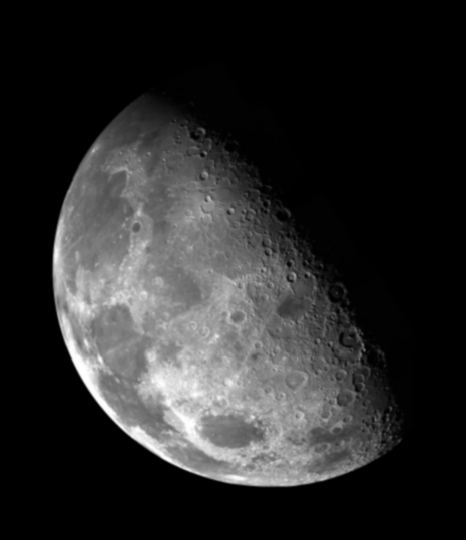
#> input picture 2022-ImagesSet/moon.tif, 466 x 540 px, found by its file name
$ python Sharpen.py
#> lines starting #> are read from the running program, lines starting #| are printed output that depends on the picture
### utils.py
import cv2
import numpy as np
import os
import matplotlib.pyplot as plt
import pandas as pd

PI = 3.1415926535

def cvtColor(img, type='HLS2BGR'):
    if type == 'HLS2BGR':
        a, b, _ = img.shape
        img_hls = img.astype(float)
        H, I, S = img_hls[:,:,0]*2*(2*PI)/360, img_hls[:,:,1]/255, img_hls[:,:,2]/255
        B, G, R = np.zeros((a,b), dtype=float), np.zeros((a,b), dtype=float), np.zeros((a,b), dtype=float)

        ### This is a FAST implementation using vectorization!
        cond_1 = np.where(H<2*PI/3)
        R[cond_1] = I[cond_1]*(1+S[cond_1]*np.cos(H[cond_1])/np.cos(2*PI/6-H[cond_1]))
        B[cond_1] = I[cond_1]*(1-S[cond_1])
        G[cond_1] = 3*I[cond_1]-(R[cond_1]+B[cond_1])
        cond_2 = np.where(np.logical_and(H>=2*PI/3, H<4*PI/3))
        G[cond_2] = I[cond_2]*(1+S[cond_2]*np.cos(H[cond_2]-2*PI/3)/np.cos(2*PI/6-H[cond_2]+2*PI/3))
        R[cond_2] = I[cond_2]*(1-S[cond_2])
        B[cond_2] = 3*I[cond_2]-(R[cond_2]+G[cond_2])
        cond_3 = np.where(np.logical_and(H>=4*PI/3, H<6*PI/3))
        B[cond_3] = I[cond_3]*(1+S[cond_3]*np.cos(H[cond_3]-4*PI/3)/np.cos(2*PI/6-H[cond_3]+4*PI/3))
        G[cond_3] = I[cond_3]*(1-S[cond_3])
        R[cond_3] = 3*I[cond_3]-(G[cond_3]+B[cond_3])

        # [16 lines of commented-out code are left out]

        B, G, R = np.clip(B,0,1), np.clip(G,0,1), np.clip(R,0,1)
        img_bgr = np.zeros((a,b,3), dtype=np.uint8)
        img_bgr[:,:,0], img_bgr[:,:,1], img_bgr[:,:,2] = B*255, G*255, R*255
        return img_bgr

    elif type == 'BGR2HLS':
        a, b, _ = img.shape
        img_bgr = img.astype(float)/255
        B, G, R = img_bgr[:,:,0], img_bgr[:,:,1], img_bgr[:,:,2]
        H, I, S = np.zeros((a,b), dtype=float), np.zeros((a,b), dtype=float), np.zeros((a,b), dtype=float)

        ### This is a FAST implementation using vectorization!
        # Calculate I
        RGB_sum = R+G+B
        I = 1/3*RGB_sum
        # Calculate S
        RGB_min = np.min(np.stack((R,G,B)), axis = 0)
        cond_S=np.where(RGB_sum!=0)
        S[cond_S] = 1-3/RGB_sum[cond_S]*RGB_min[cond_S]
        # Calculate H
        val = ((R-G)**2+(R-B)*(G-B))**0.5
        cond_H = np.where(val!=0)
        theta = np.arccos(np.clip(1/2*(R-G+R-B)[cond_H]/val[cond_H], a_min=-1, a_max=1))*360/(2*PI)
        cond_H2 = B[cond_H] > G[cond_H]
        theta[cond_H2] = 360 - theta[cond_H2]
        H[cond_H] = theta

        # [13 lines of commented-out code are left out]

        img_hls = np.zeros((a,b,3), dtype=np.uint8)
        img_hls[:,:,0], img_hls[:,:,1], img_hls[:,:,2] = H/2, I*255, S*255
        return img_hls

# utils for display
def add_border(img):
    # add white thin border
    if len(img.shape)==2:
        return cv2.copyMakeBorder(img,20,20,20,20,cv2.BORDER_CONSTANT,value=255)
    else:
        return cv2.copyMakeBorder(img,20,20,20,20,cv2.BORDER_CONSTANT,value=[255,255,255])

# [26 lines left out: functions resize_img, resize_img_width, not called in this run]

def add_title(img,text='add_text'):
    # add Enlgish title in the top of the image
    if len(img.shape)==2:
        color=255
    else:
        color=(255,255,255)
    img=cv2.copyMakeBorder(img, 50, 0, 0, 0, cv2.BORDER_CONSTANT, value=color)
    if len(img.shape)==2:
        return cv2.putText(img,text,(0,50),cv2.FONT_HERSHEY_SIMPLEX,fontScale=1.3,color= 0,thickness=3,lineType=cv2.LINE_AA)
    else:
        return cv2.putText(img, text, (0, 50), cv2.FONT_HERSHEY_SIMPLEX, fontScale=1.3,color= (0,0,0),thickness=3,lineType=cv2.LINE_AA)

### Sharpen.py
import cv2
import numpy as np
import os
import matplotlib.pyplot as plt
import pandas as pd
import matplotlib
matplotlib.use('Agg')
from utils import cvtColor, add_border, resize_img, add_title
import time

class Laplacian_sharpening:
    def __init__(self, kernel_type='base'):
        if kernel_type == 'base':
            self.kernel = np.array([[0,1,0],
                                    [1,-4,1],
                                    [0,1,0]])
        elif kernel_type == 'extension':
            self.kernel = np.array([[1,1,1],
                                    [1,-8,1],
                                    [1,1,1]])
        self.kernel_size = 3
        self.h = 1

    def pad_edge(self, img):
        a, b = img.shape
        re = np.zeros((a+2*self.h, b+2*self.h), dtype=np.uint8)
        re[:a, self.h:b+self.h] = img
        re[2*self.h:a+2*self.h, self.h:b+self.h] = img
        re[self.h:a+self.h, :b] = img
        re[self.h:a+self.h, 2*self.h:b+2*self.h] = img
        corner = ([0,0,-1,-1], [0,-1,0,-1])
        re[corner] = img[corner]
        re[self.h:a+self.h, self.h:b+self.h] = img
        return re

    def sharpen(self, img):
        a, b = img.shape
        re = np.zeros_like(img, dtype=np.uint8)
        laplacian = np.zeros_like(img, dtype=np.uint8)
        img_padded = self.pad_edge(img)

        ### This is the FASTEST implementation (in my work) using full vectorization!
        img_list = []
        for i in range(self.kernel_size):
            for j in range(self.kernel_size):
                img_list.append(img_padded[i:a+i, j:b+j]*self.kernel[i,j])
        img_sum = np.sum(np.stack(img_list, axis=0), axis=0)
        laplacian[:,:] = np.clip(img_sum,0,255)
        re[:,:] = np.clip(img-img_sum,0,255)

        # [17 lines of commented-out code are left out]

        return re, laplacian

    def sharpen_color(self, img, type='rgb'):
        assert len(img.shape) == 3
        if type == 'rgb':
            re = img.copy()
            laplacian = img.copy()
            re[:,:,0], laplacian[:,:,0] = self.sharpen(img[:,:,0])
            re[:,:,1], laplacian[:,:,1] = self.sharpen(img[:,:,1])
            re[:,:,2], laplacian[:,:,2] = self.sharpen(img[:,:,2])
        elif type == 'hls':
            img_hls = cvtColor(img, type='BGR2HLS')
            re = img_hls.copy()
            laplacian = img_hls[:,:,1].copy()
            re[:,:,1], laplacian[:,:] = self.sharpen(img_hls[:,:,1])
            re = cvtColor(re, type='HLS2BGR')
        return re, laplacian

def save_all_sharpen_gray(results, save_path, resize = False):
    texts=['Origin', 'Sharpen_base', 'Laplacian_base', 'Sharpen_ext', 'Laplacian_ext']
    imgs = [add_title(add_border(results[i]),text=texts[i]) for i in range(len(texts))]
    pad = np.full_like(imgs[0],255,dtype=np.uint8)
    imgs = [np.concatenate(imgs[:3],1), np.concatenate([pad]+imgs[3:],1)]
    img = np.concatenate(imgs, 0)
    if resize:
        img = resize_img(img)
    cv2.imwrite(save_path, img)

def save_all_sharpen_color(results, save_path, resize = False):
    texts=['Origin', 'Sharpen_base_rgb', 'Sharpen_ext_rgb', 'Sharpen_base_hls', 'Sharpen_ext_hls']
    imgs = [add_title(add_border(results[i]),text=texts[i]) for i in range(len(texts))]
    pad = np.full_like(imgs[0],255,dtype=np.uint8)
    imgs = [np.concatenate(imgs[:3],1), np.concatenate([pad]+imgs[3:],1)]
    img = np.concatenate(imgs, 0)
    if resize:
        img = resize_img(img)
    cv2.imwrite(save_path, img)

def run_sharpen(img_dir, save_dir, img_name, type='gray', resize = False):
    filter_base = Laplacian_sharpening('base')
    filter_ext = Laplacian_sharpening('extension')
    task = 'Sharpen'
    print("Running...")

    if type == 'gray':
        img=cv2.imread(img_dir+img_name, cv2.IMREAD_GRAYSCALE)
        re_base, lap_base = filter_base.sharpen(img)
        re_ext, lap_ext = filter_ext.sharpen(img)
        results = [img, re_base, lap_base, re_ext, lap_ext]
        save_path = save_dir+gen_result_name(img_name, task)
        save_all_sharpen_gray(results, save_path, resize=resize)
    elif type == 'color':
        img=cv2.imread(img_dir+img_name,cv2.IMREAD_COLOR)
        re_base_rgb, _ = filter_base.sharpen_color(img, type='rgb')
        re_ext_rgb, _ = filter_ext.sharpen_color(img, type='rgb')
        re_base_hls, _ = filter_base.sharpen_color(img, type='hls')
        re_ext_hls, _ = filter_ext.sharpen_color(img, type='hls')
        results = [img, re_base_rgb, re_ext_rgb, re_base_hls, re_ext_hls]
        save_path = save_dir+gen_result_name(img_name, task)
        save_all_sharpen_color(results, save_path, resize=resize)
    print("Done! Save to %s"%save_path)
    return save_path

def gen_result_name(img_name, task):
    l = img_name.split('.')
    return '%s_%s.%s' % (l[0], task, 'jpg')

if __name__ == '__main__':
    task = 'Sharpen'
    dir = 'dataset/%s/'%task
    save_dir = 'results/%s/'%task

    # [40 lines of commented-out code are left out]

    run_sharpen(dir, save_dir, 'moon.tif', type='gray')
#> in run_sharpen, img is the input picture: shape (540, 466); min 0, max 254, mean 42.7
#> after the loop in sharpen, `for i in range(self.kernel_size):`: img_list = 9 items
#> in add_border, `return cv2.copyMakeBorder(img,20,20,20,20,cv2.BORDER_CONSTANT,value=255)`:
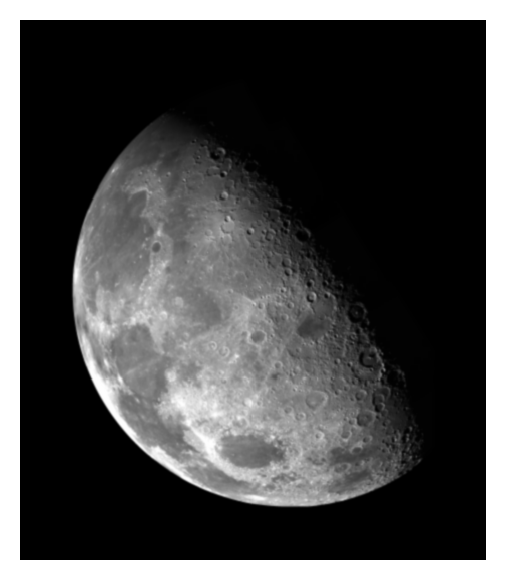
#> returned value: shape (580, 506); min 0, max 255, mean 72.9
#> in add_title, `color=255`: color = 255
#> in add_title (call 5), `return cv2.putText(img,text,(0,50),cv2.FONT_HERSHEY_SIMPLEX,fontScale=..`:
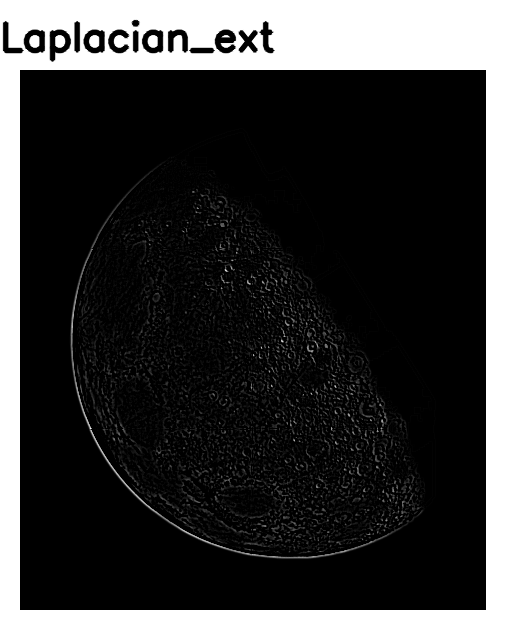
#> returned value: shape (630, 506); min 0, max 255, mean 54.3
#> in save_all_sharpen_gray, `imgs = [add_title(add_border(results[i]),text=texts[i]) for i in range..`: imgs = 5 items
    run_sharpen(dir, save_dir, 'histeqColor.jpg', type='color')
#> call 2 of run_sharpen, with img_dir = 'dataset/Sharpen/', save_dir = 'results/Sharpen/', img_name = 'histeqColor.jpg', type = 'color', resize = False
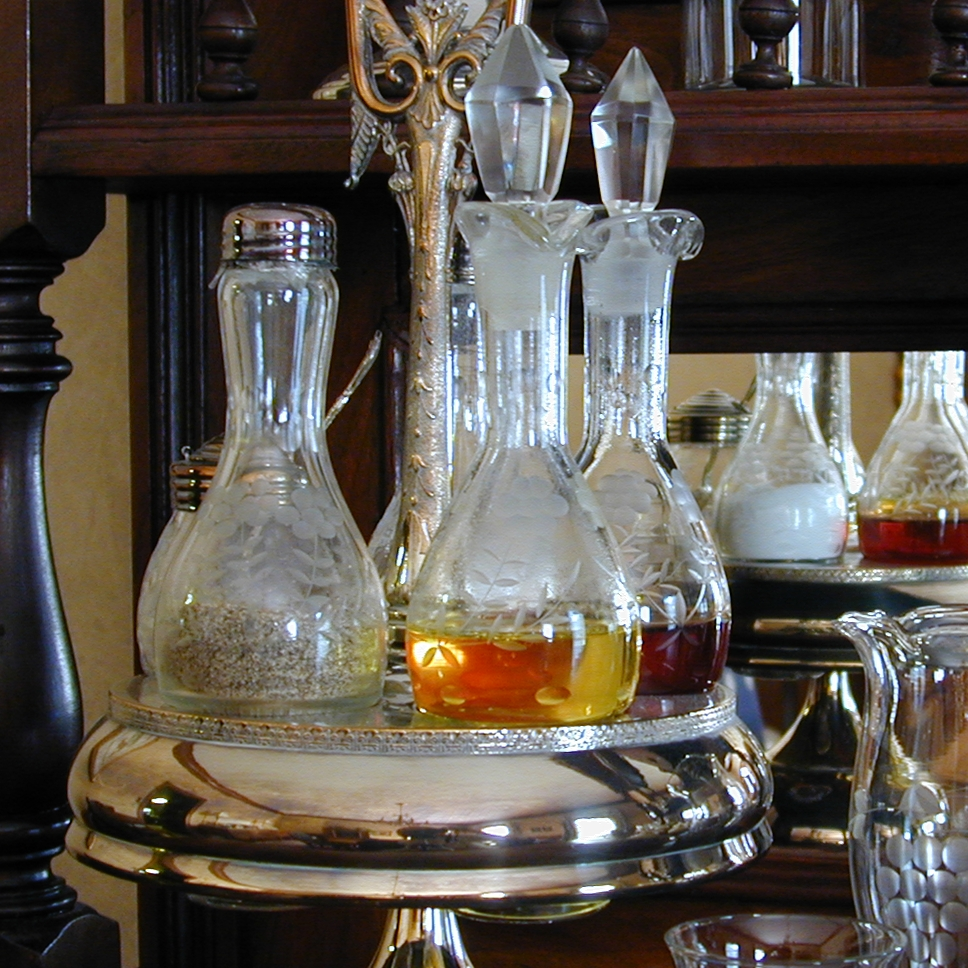
#> input picture 2022-ImagesSet/histeqColor.jpg, 968 x 968 px, found by its file name
#> in run_sharpen, img is the input picture: shape (968, 968, 3); mean B, G, R 76.6, 84.9, 91.8
#> in pad_edge (call 3), `re[corner] = img[corner]`: re: shape (970, 970); min 0, max 255, mean 76.4
#> in sharpen (call 3), `img_sum = np.sum(np.stack(img_list, axis=0), axis=0)`:
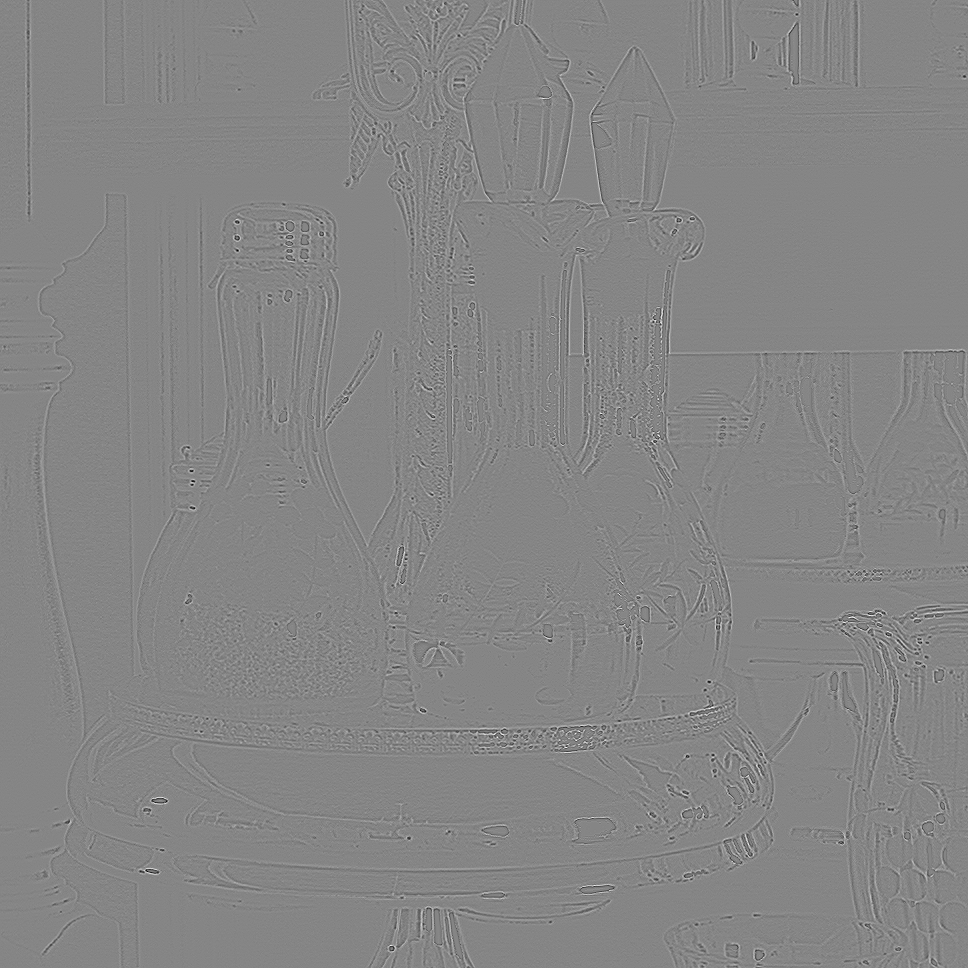
#> img_sum: shape (968, 968) int64; min -306, max 278, mean 0; drawn with min black and max white
#> in sharpen_color, `re[:,:,0], laplacian[:,:,0] = self.sharpen(img[:,:,0])`:
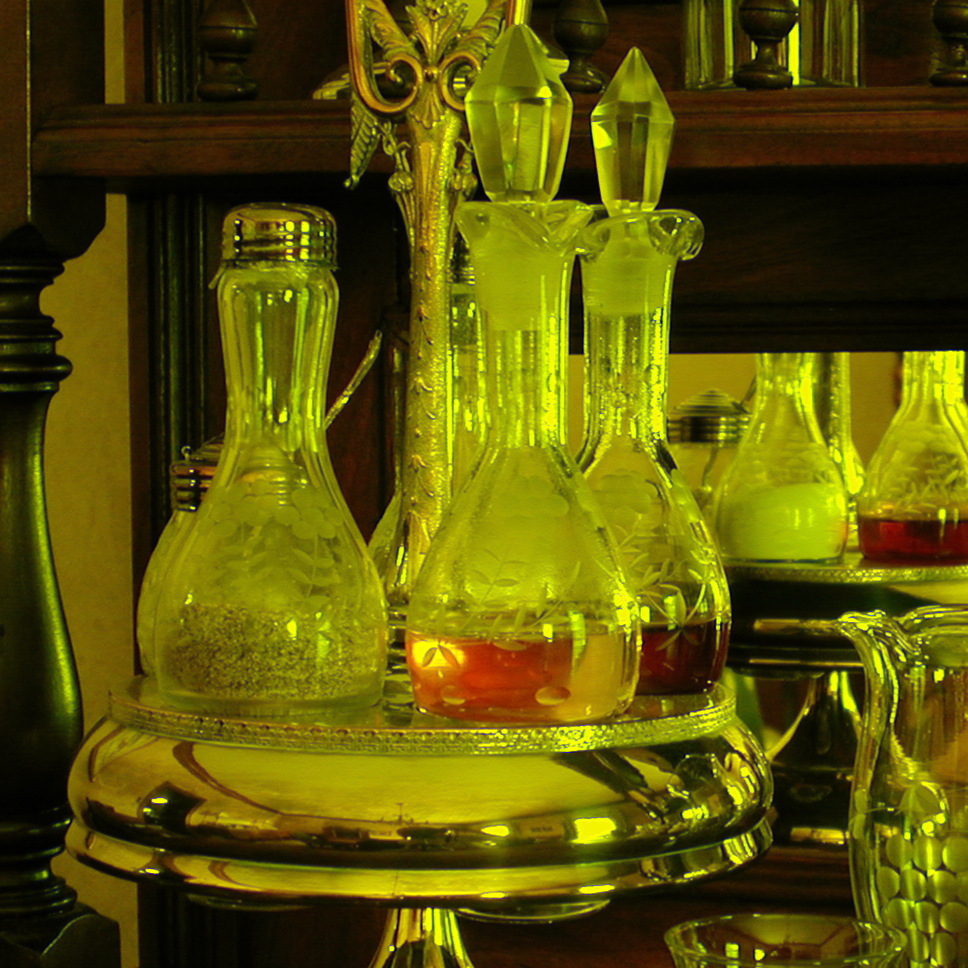
#> laplacian: shape (968, 968, 3); mean B, G, R 5.8, 84.9, 91.8
#> in pad_edge (call 4), `re[corner] = img[corner]`: re: shape (970, 970); min 0, max 255, mean 84.6
#> in sharpen (call 4), `img_padded = self.pad_edge(img)`:
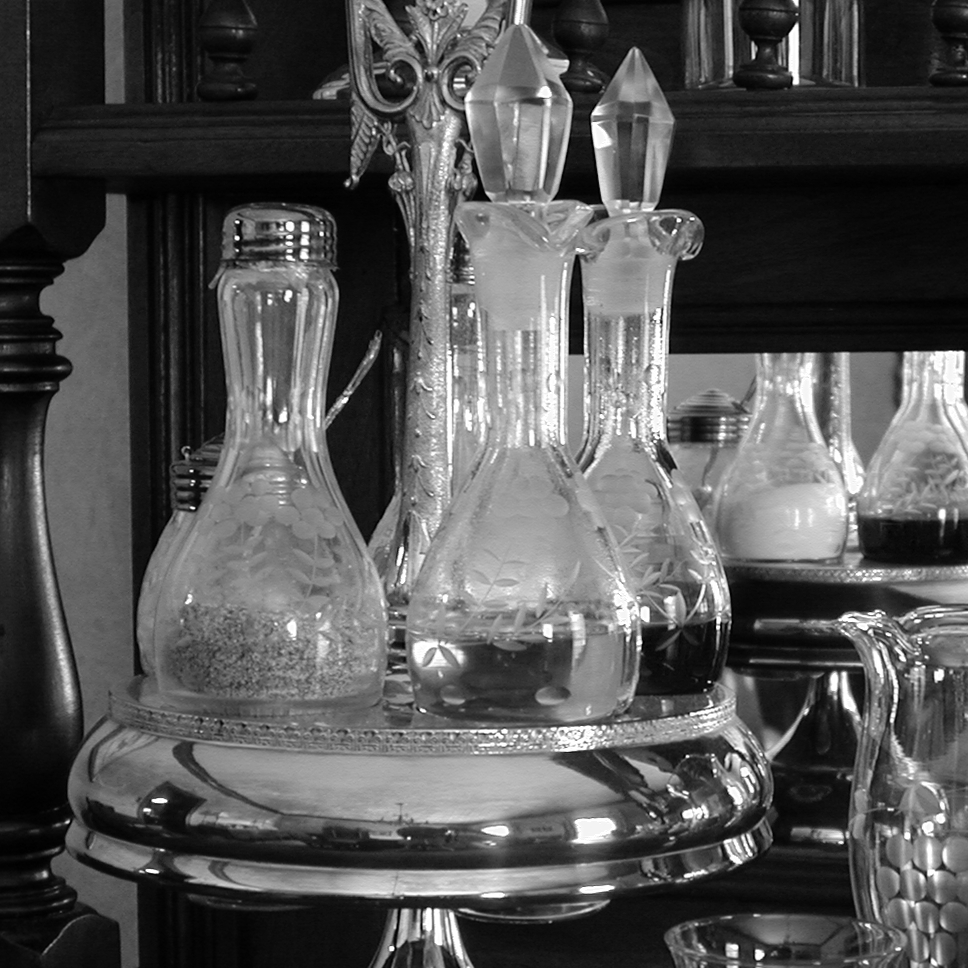
#> img: shape (968, 968); min 0, max 255, mean 84.9
#> in cvtColor, `cond_S=np.where(RGB_sum!=0)`: cond_S = 936979 positions, rows 0 to 967, columns 0 to 967
#> in cvtColor, `cond_H = np.where(val!=0)`: cond_H = 849817 positions, rows 0 to 967, columns 0 to 967
#> in save_all_sharpen_color, `imgs = [add_title(add_border(results[i]),text=texts[i]) for i in range..`: imgs = 5 items
